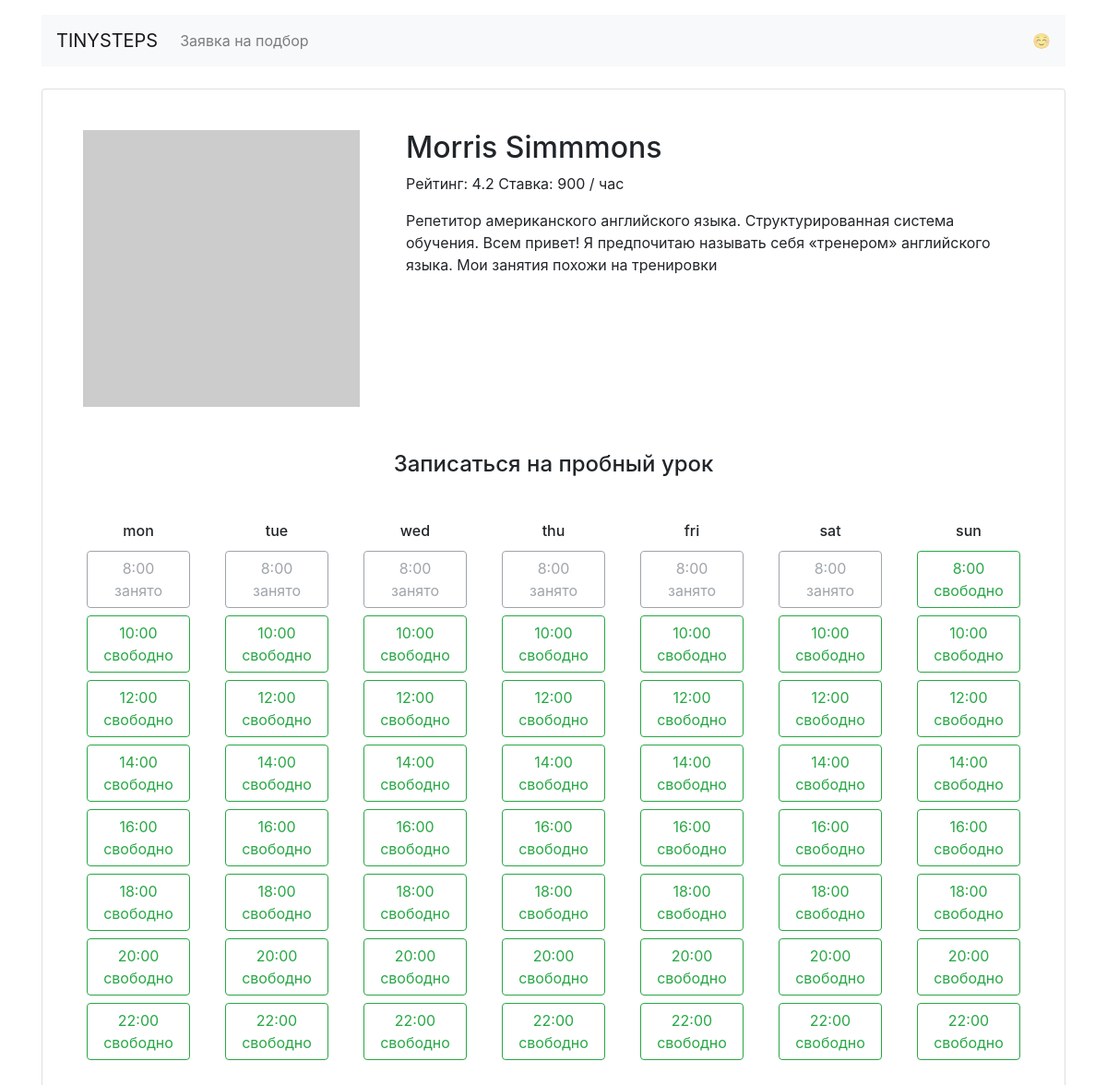
The app's page /profiles/1/ with its own data.
### app.py (models this page shows)
class Teacher(db.Model):
    __tablename__ = "teachers"
    id = db.Column(db.Integer, primary_key=True)
    name = db.Column(db.String, nullable=False)
    about = db.Column(db.String)
    rating = db.Column(db.Float, nullable=False)
    picture = db.Column(db.String, nullable=False)
    price = db.Column(db.Integer, nullable=False)
    gender = db.Column(db.Boolean, nullable=False)
    book = db.relationship("Booking")

class Day(db.Model):
    __tablename__ = "day"
    id = db.Column(db.Integer, primary_key=True)
    week_day = db.Column(db.String, nullable=False)
    book = db.relationship("Booking")

class Time(db.Model):
    __tablename__ = "time"
    id = db.Column(db.Integer, primary_key=True)
    time = db.Column(db.String)
    book = db.relationship("Booking")

### app.py (the view)
@app.route('/profiles/<int:id_teacher>/')
def render_profiles_page(id_teacher):
    teacher = db.session.query(Teacher).get(id_teacher)
    days = db.session.query(Day.week_day).all()
    times = db.session.query(Time.time).all()
    booking = db.session.query(Booking.teacher_id, Day.week_day, Time.time).join(Teacher).join(Time).join(Day).filter(Teacher.id == id_teacher).all()
    allready = []
    for booking in booking:
        allready.append((booking[1], booking[2]))
    time = []
    for now_time in times:
        time.append(now_time[0])
    day = []
    for now_day in days:
        day.append(now_day[0])
    return render_template('profile.html', allready=allready, name=teacher.name, about=teacher.about, rating=teacher.rating, price=teacher.price, picture=teacher.picture, day=day, id_teacher=id_teacher, time=time)

### templates/profile.html
{% extends 'base.html' %}
{% block container %}
<main class="container mt-3">
  <div class="card my-4 mx-auto">
    <div class="card-body m-2 m-md-4">
      <article class="">
        <div class="row">
            <div class="col-4"><img src="{{ picture }}" class="img-fluid" alt=""></div>
              <section class="col-8 teacher=info">
                <h1 class="h2">{{ name }}</h1>
                <p>
                    Рейтинг: {{ rating }} Ставка: {{ price }} / час
                </p>
                <p>{{ about }}</p>
              </section>
        </div>
        <section class="available text-center">
          <h4 class="mb-4 mt-5">Записаться на пробный урок</h4>
          <div class="row">
            {% for week_day in day %}
            <div class="col">
              <h6 class="mt-4">{{ week_day }}</h6>
                {% for now in time %}
                  {% if (week_day, now) in allready %}
                    <a href="" class="btn btn-outline-secondary m-1 disabled">{{ now }} занято</a>
                  {% else %}
                    <a href="{{ url_for('render_booking_page', id_teacher=id_teacher, time=now, w_day=w_day) }}" class="btn btn-outline-success m-1">{{ now }} свободно</a>
                  {% endif %}
              {% endfor %}
            </div>
            {% endfor %}
          </div>
        </section>
      </article>
    </div>
  </div>
</main>
{% endblock %}

### records on screen
Teacher: name "Morris Simmmons", rating "4.2", price "900", about "Репетитор американского английского языка. Структурированная система обучения. Всем привет! Я предпочитаю называть себя «тренером» английского языка. Мои занятия похожи на тренировки"
Day: week_day "mon"
Time: time "8:00"
Time: time "10:00"
Time: time "12:00"
Time: time "14:00"
Time: time "16:00"
Time: time "18:00"
Time: time "20:00"
Time: time "22:00"
Day: week_day "tue"
Day: week_day "wed"
Day: week_day "thu"
Day: week_day "fri"
Day: week_day "sat"
Day: week_day "sun"
